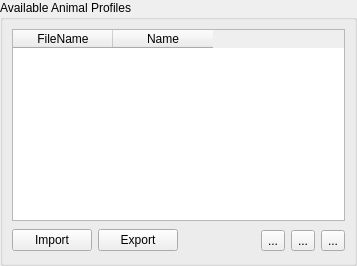
    <widget class="QGroupBox" name="grpProfiles" >
     <property name="title" >
      <string>Available Animal Profiles</string>
     </property>
     <layout class="QGridLayout" >
      <property name="margin" >
       <number>9</number>
      </property>
      <property name="spacing" >
       <number>6</number>
      </property>
      <item row="0" column="0" colspan="6" >
       <widget class="QTableWidget" name="tblAnimals" >
        <property name="toolTip" >
         <string>&lt;html>&lt;head>&lt;meta name="qrichtext" content="1" />&lt;style type="text/css">
p, li { white-space: pre-wrap; }
&lt;/style>&lt;/head>&lt;body style=" font-family:'Sans Serif'; font-size:9pt; font-weight:400; font-style:normal; text-decoration:none;">
&lt;p style=" margin-top:0px; margin-bottom:0px; margin-left:0px; margin-right:0px; -qt-block-indent:0; text-indent:0px;">Select an animal here to see and/or edit it's properties below.&lt;/p>&lt;/body>&lt;/html></string>
        </property>
        <property name="whatsThis" >
         <string>&lt;html>&lt;head>&lt;meta name="qrichtext" content="1" />&lt;style type="text/css">
p, li { white-space: pre-wrap; }
&lt;/style>&lt;/head>&lt;body style=" font-family:'Sans Serif'; font-size:9pt; font-weight:400; font-style:normal; text-decoration:none;">
&lt;p style=" margin-top:0px; margin-bottom:0px; margin-left:0px; margin-right:0px; -qt-block-indent:0; text-indent:0px;">In order to enable LandUse Analyst to model animals, several details must be supplied. Animal Parameter Manager asks for these specifics. As with Animal Manager, it is possible to have more than one parameter named the same thing. Again, just enter a descriptor in the Notes: field.&lt;/p>
&lt;p style=" margin-top:12px; margin-bottom:12px; margin-left:0px; margin-right:0px; -qt-block-indent:0; text-indent:0px;">To define different parameters for the same animal, follow the same procedure as for defining multiple animals with the same name. Let's say you want to have two parameters set up for Cows as an example. The Name: field is Cow for both, but in Notes: field, enter Optimistic for one, and Conservative for the other. Then adjust the parameters as you wish for each. Even though the name is the same, the parameters are saved uniquely. Having multiple parameters can be useful for setting up different scenarios, such as drought years, diease, catastrophic events, etc. Eventually, LandUse Analyst will have the ability to model over time, and will have these types of scenarios incorporated into the model.&lt;/p>&lt;/body>&lt;/html></string>
        </property>
        <property name="alternatingRowColors" >
         <bool>true</bool>
        </property>
        <property name="selectionMode" >
         <enum>QAbstractItemView::SingleSelection</enum>
        </property>
        <property name="selectionBehavior" >
         <enum>QAbstractItemView::SelectRows</enum>
        </property>
        <column>
         <property name="text" >
          <string>FileName</string>
         </property>
        </column>
        <column>
         <property name="text" >
          <string>Name</string>
         </property>
        </column>
       </widget>
      </item>
      <item row="1" column="2" >
       <spacer>
        <property name="orientation" >
         <enum>Qt::Horizontal</enum>
        </property>
        <property name="sizeHint" >
         <size>
          <width>71</width>
          <height>27</height>
         </size>
        </property>
       </spacer>
      </item>
      <item row="1" column="1" >
       <widget class="QPushButton" name="pbnExport" >
        <property name="minimumSize" >
         <size>
          <width>80</width>
          <height>0</height>
         </size>
        </property>
        <property name="text" >
         <string>Export</string>
        </property>
       </widget>
      </item>
      <item row="1" column="0" >
       <widget class="QPushButton" name="pbnImport" >
        <property name="minimumSize" >
         <size>
          <width>80</width>
          <height>0</height>
         </size>
        </property>
        <property name="text" >
         <string>Import</string>
        </property>
       </widget>
      </item>
      <item row="1" column="5" >
       <widget class="QToolButton" name="toolDelete" >
        <property name="toolTip" >
         <string>&lt;html>&lt;head>&lt;meta name="qrichtext" content="1" />&lt;style type="text/css">
p, li { white-space: pre-wrap; }
&lt;/style>&lt;/head>&lt;body style=" font-family:'Sans Serif'; font-size:9pt; font-weight:400; font-style:normal; text-decoration:none;">
&lt;p style=" margin-top:0px; margin-bottom:0px; margin-left:0px; margin-right:0px; -qt-block-indent:0; text-indent:0px;">Delete the currently selected animal&lt;/p>&lt;/body>&lt;/html></string>
        </property>
        <property name="text" >
         <string>...</string>
        </property>
        <property name="icon" >
         <iconset resource="../resources/resources.qrc" >:/delete.png</iconset>
        </property>
       </widget>
      </item>
      <item row="1" column="4" >
       <widget class="QToolButton" name="toolCopy" >
        <property name="toolTip" >
         <string>&lt;html>&lt;head>&lt;meta name="qrichtext" content="1" />&lt;style type="text/css">
p, li { white-space: pre-wrap; }
&lt;/style>&lt;/head>&lt;body style=" font-family:'Sans Serif'; font-size:9pt; font-weight:400; font-style:normal; text-decoration:none;">
&lt;p style=" margin-top:0px; margin-bottom:0px; margin-left:0px; margin-right:0px; -qt-block-indent:0; text-indent:0px;">Clone the currently selected animal&lt;/p>&lt;/body>&lt;/html></string>
        </property>
        <property name="whatsThis" >
         <string>&lt;html>&lt;head>&lt;meta name="qrichtext" content="1" />&lt;style type="text/css">
p, li { white-space: pre-wrap; }
&lt;/style>&lt;/head>&lt;body style=" font-family:'Sans Serif'; font-size:9pt; font-weight:400; font-style:normal; text-decoration:none;">
&lt;p style=" margin-top:0px; margin-bottom:0px; margin-left:0px; margin-right:0px; -qt-block-indent:0; text-indent:0px;">If you want to create a new animal that is similar to one already defined, you can clone this animal to save time. All of the settings of the animal you are cloning are transferred to the new clone, but the name is changed to Clone of ... (whatever the name of the animal you are cloning was).&lt;/p>
&lt;p style=" margin-top:12px; margin-bottom:12px; margin-left:0px; margin-right:0px; -qt-block-indent:0; text-indent:0px;">Note that the parameters are &lt;span style=" font-weight:600;">not&lt;/span> transferred.&lt;/p>&lt;/body>&lt;/html></string>
        </property>
        <property name="text" >
         <string>...</string>
        </property>
        <property name="icon" >
         <iconset resource="../resources/resources.qrc" >:/copy.png</iconset>
        </property>
       </widget>
      </item>
      <item row="1" column="3" >
       <widget class="QToolButton" name="toolNew" >
        <property name="toolTip" >
         <string>&lt;html>&lt;head>&lt;meta name="qrichtext" content="1" />&lt;style type="text/css">
p, li { white-space: pre-wrap; }
&lt;/style>&lt;/head>&lt;body style=" font-family:'Sans Serif'; font-size:9pt; font-weight:400; font-style:normal; text-decoration:none;">
&lt;p style=" margin-top:0px; margin-bottom:0px; margin-left:0px; margin-right:0px; -qt-block-indent:0; text-indent:0px;">Define a new animal&lt;/p>&lt;/body>&lt;/html></string>
        </property>
        <property name="whatsThis" >
         <string>&lt;html>&lt;head>&lt;meta name="qrichtext" content="1" />&lt;style type="text/css">
p, li { white-space: pre-wrap; }
&lt;/style>&lt;/head>&lt;body style=" font-family:'Sans Serif'; font-size:9pt; font-weight:400; font-style:normal; text-decoration:none;">
&lt;p style=" margin-top:0px; margin-bottom:0px; margin-left:0px; margin-right:0px; -qt-block-indent:0; text-indent:0px;">If you simply change the name or settings and click apply in the Animal Manager, you are just editing the animal currently selected. To create a new animal, you must click on the New button.&lt;/p>&lt;/body>&lt;/html></string>
        </property>
        <property name="text" >
         <string>...</string>
        </property>
        <property name="icon" >
         <iconset resource="../resources/resources.qrc" >:/new.png</iconset>
        </property>
       </widget>
      </item>
     </layout>
    </widget>
